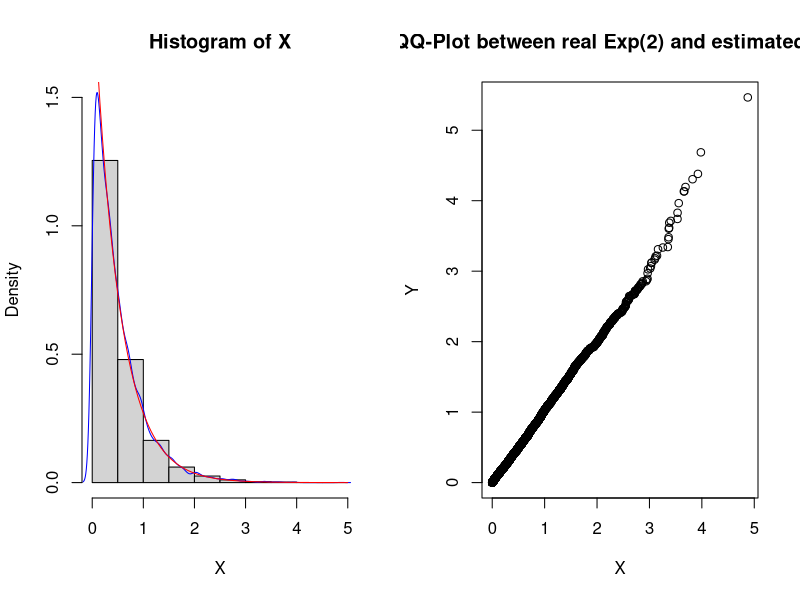
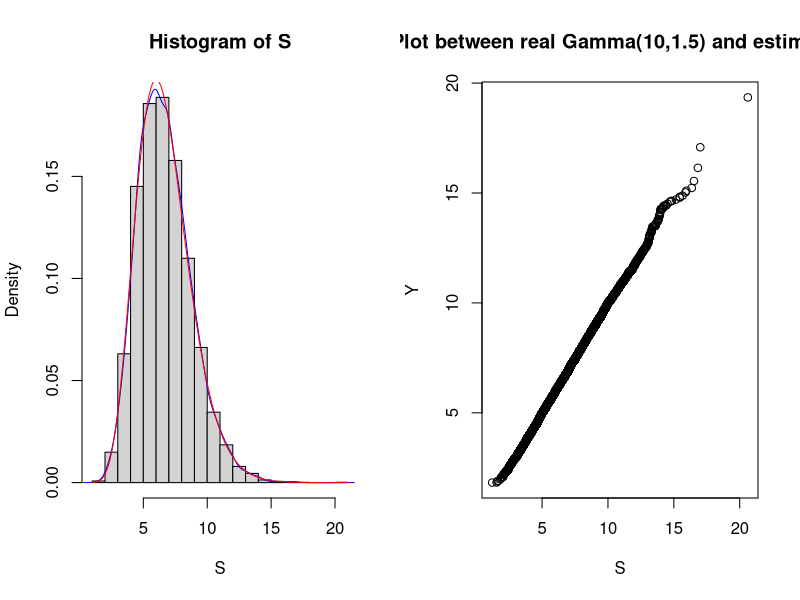
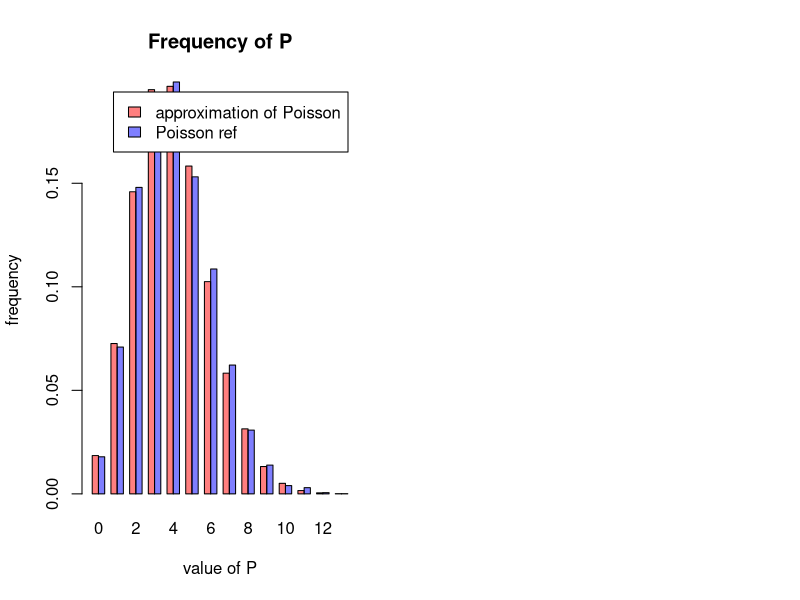

Here is the R script that generated these plots, in order:
## ---- chunk 1
knitr::opts_chunk$set(warning = FALSE, message = FALSE) 
## ---- chunk 2
n <- 10000
lam <- 2

f_exp <-function(n,lam){
  return(-log(runif(n)) / lam)
}

X <- f_exp(n,lam)
## ---- chunk 3
Y <- rexp(n,lam)
x <- seq(0,10,0.1)

par(mfrow = c(1,2))

hist(X,freq = FALSE, ylim = c(0, 1.5))
lines(density(X), col = 'blue')
curve(dexp(x, lam),from = 0, add = TRUE, col = "red")

qqplot(X,Y, main = "QQ-Plot between real Exp(2) and estimated one")
## ---- chunk 4
n <- 10
lam <- 1.5
N <- 10000

f_gamma <- function(n,lam,N){
  return(rowSums(matrix(f_exp(n*N,lam),N,n)))
}

S <- f_gamma(n,lam,N)
## ---- chunk 5
Y <- rgamma(N, shape = n, rate = lam)
x <- seq(0, 50, 0.1)

par(mfrow = c(1,2))

hist(S,freq = FALSE)
lines(density(S), col = 'blue')
curve(dgamma(x, n, lam), add = TRUE, col = "red")

qqplot(S,Y,main = "QQ-Plot between real Gamma(10,1.5) and estimated one")
## ---- chunk 6
n <- 10000
lam <- 4

f_poiss <- function(n, lam) {
  res <- numeric(n)
  for (i in 1:n) {
    sum_exp <- 0
    k <- 0
    while (sum_exp <= 1) {
      sum_exp <- sum_exp + rexp(1, lam)
      k <- k + 1
    }
    res[i] <- k - 1
  }
  return(res)
}

P <- table(f_poiss(n,lam)) / n
Y <- table(rpois(n,lam)) / n
mat <- rbind(P, Y)

barplot(mat, main = "Frequency of P", xlab = "value of P", ylab = "frequency",
col = c(rgb(1,0,0,1/2), rgb(0,0,1,1/2)), beside = TRUE,
legend.text = c("approximation of Poisson", "Poisson ref"))

